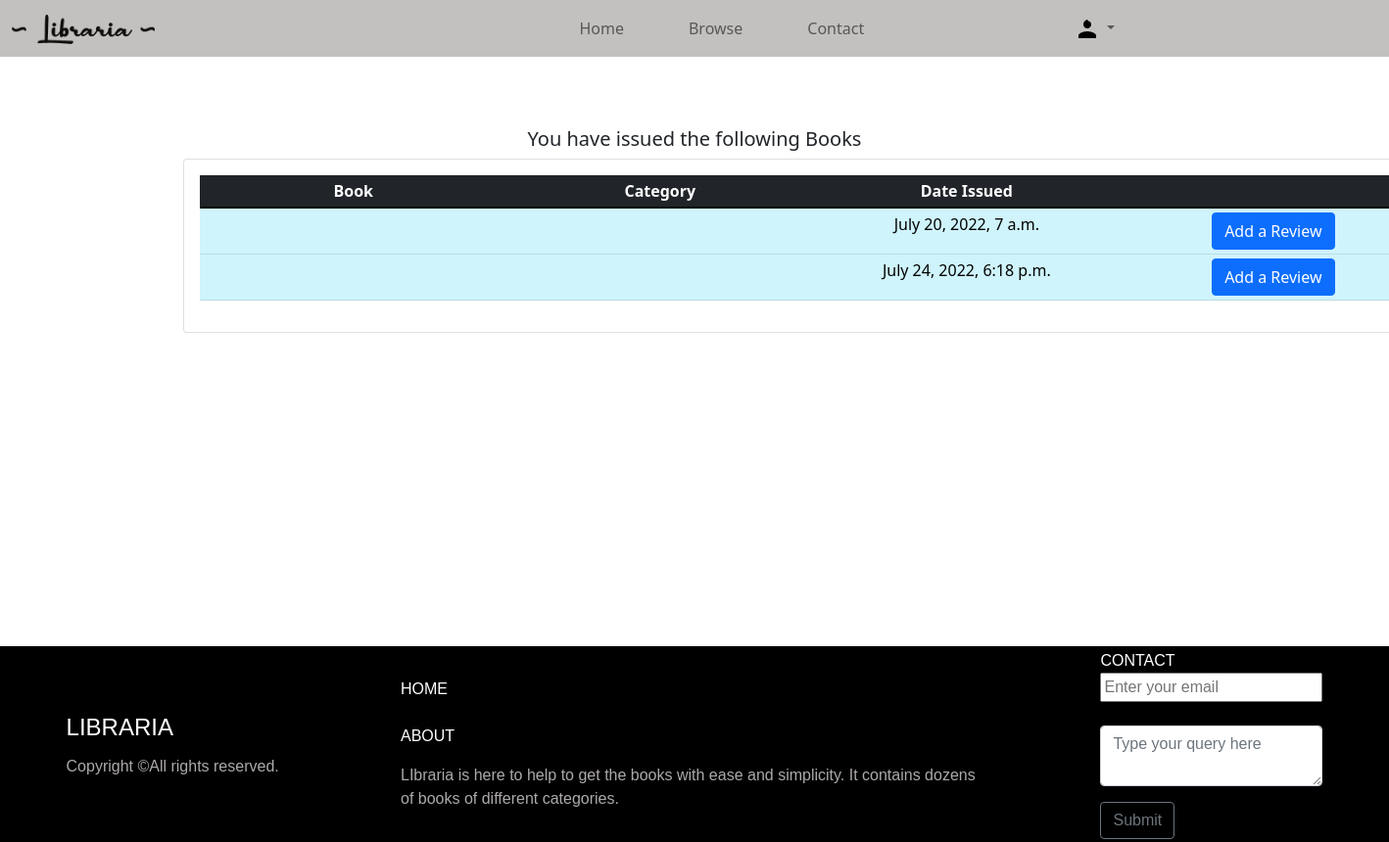
The page /mybooks/ (signed in) on the database its author committed.
### accounts/models.py (models this page shows, shortened)
class Order(models.Model):
    STATUS=(('Rented','Rented'),('Pending','Pending'),('Returned','Returned'))
    user=models.ForeignKey(User,on_delete=models.CASCADE,null=True)
    book=models.ForeignKey(Book, max_length=200, on_delete=models.SET_NULL,null=True)
    status=models.CharField(max_length=200, null=True,choices=STATUS)
    dateordered=models.DateTimeField(auto_now_add=True, null=True)

### accounts/views.py (the view)
# urls.py: path('mybooks/',views.myBooks,name='mybooks'),
@login_required(login_url='login')
def myBooks(request):
    group_admin=Group.objects.get(name='admin')
    admin_users=User.objects.filter(groups=group_admin)
    user=request.user
    orders=user.order_set.filter(status='Rented')
    context={'orders':orders,'admin_users':admin_users}
    return render(request,'accounts/mybooks.html',context)

### accounts/templates/accounts/mybooks.html (shortened to what this page needs)
{% extends 'accounts/main.html' %} {% block content %}
<br>
<br><br>
<div>
    <h5 style="text-align: center;">You have issued the following Books</h5>
    <div style="height:73vh;justify-content: center; align-items:top; display: flex; width: 60%;">
      <div class="row">
        <div class="col-md">
          <div class="card card-body" style="width: 270%;">
            <table class="table  tabble-stripped table-sm" >
              <thead class="table-dark">
              <tr >
                <th width="10%" style="text-align:center;">Book</th>
                <th width="10%"  style="text-align:center;">Category</th>
                <th width="10%" style="text-align: center;">Date Issued</th>
                <th width="10%"  style="text-align:center;"></th>
              </tr>
            </thead>
            <tbody  class="table-info">
              {% for i in orders %}
              <tr>
                <td style="text-align:center;">{{i.book.name}}</td>
                <td style="text-align:center;">{{i.book.category}}</td>
                <td style="text-align: center;"> {{i.dateordered}}</td>
                <td style="text-align:center;" >   <a
                  class="btn btn-primary justify sm"
                  href="{% url 'addreview' i.book.id  %}"
                  role="button"
                  >Add a Review</a
                  >
                </td>
              </tr>
              {% endfor %}
            </tbody>
            </table>
          </div>
        </div>
      </div>
    </div>
  </div>
{% endblock %}

### static/css/style.css (style rules this page uses)
* { box-sizing: border-box; }

### accounts/templates/accounts/mybooks.html (style rules this page uses)
body { height: 70vh; }

### accounts/templates/accounts/footer.html (style rules this page uses)
html { position: relative; min-height: 100%; }
body { margin-bottom: 300px; }

### rows shown on the page
Order: dateordered "July 20, 2022, 7 a.m."
Order: dateordered "July 24, 2022, 6:18 p.m."
